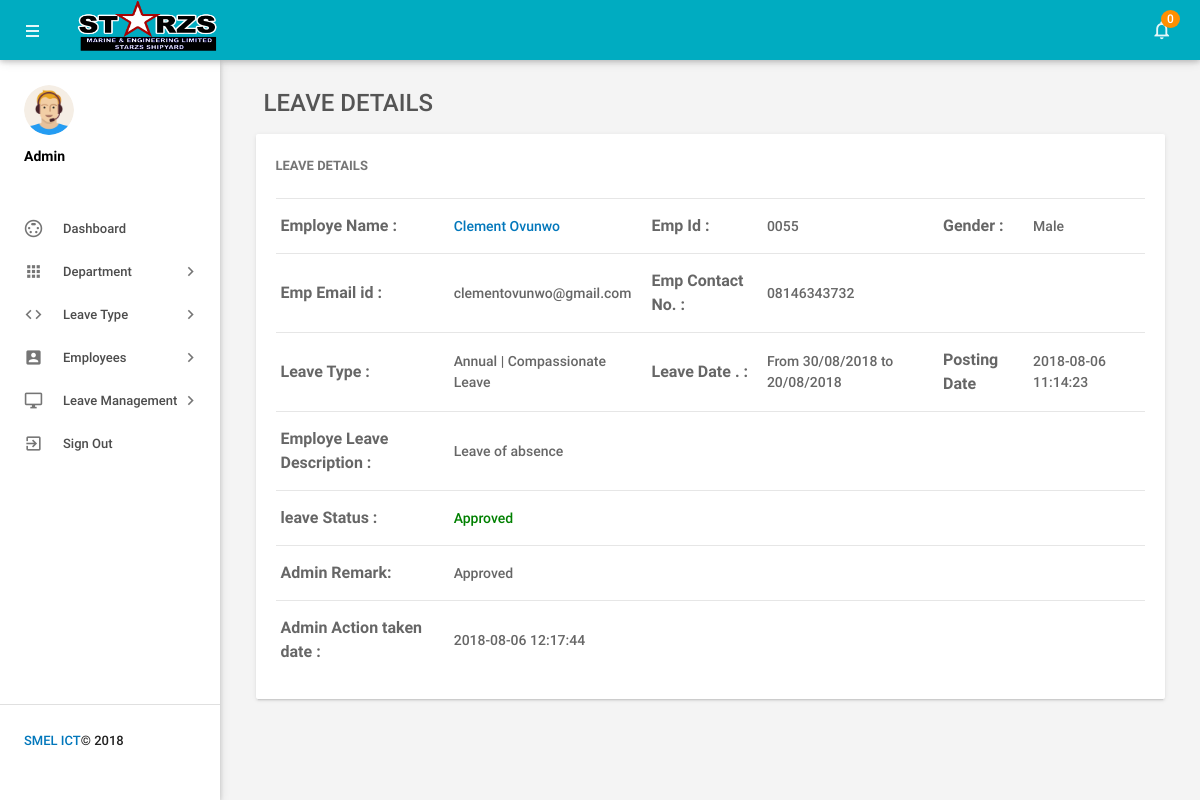
Screenshot of /admin/leave-details.php?leaveid=14 (signed in) with the database file from the repository.
### tables this page shows
CREATE TABLE `tblleaves` (
  `id` int(11) NOT NULL,
  `LeaveType` varchar(110) NOT NULL,
  `ToDate` varchar(120) NOT NULL,
  `FromDate` varchar(120) NOT NULL,
  `Description` mediumtext NOT NULL,
  `PostingDate` timestamp NOT NULL DEFAULT CURRENT_TIMESTAMP,
  `AdminRemark` mediumtext,
  `AdminRemarkDate` varchar(120) DEFAULT NULL,
  `Status` int(1) NOT NULL,
  `IsRead` int(1) NOT NULL,
  `empid` int(11) DEFAULT NULL
);

CREATE TABLE `tblemployees` (
  `id` int(11) NOT NULL,
  `EmpId` varchar(100) NOT NULL,
  `FirstName` varchar(150) NOT NULL,
  `LastName` varchar(150) NOT NULL,
  `EmailId` varchar(200) NOT NULL,
  `Password` varchar(180) NOT NULL,
  `Gender` varchar(100) NOT NULL,
  `Dob` varchar(100) NOT NULL,
  `Department` varchar(255) NOT NULL,
  `Address` varchar(255) NOT NULL,
  `City` varchar(200) NOT NULL,
  `Country` varchar(150) NOT NULL,
  `Phonenumber` char(11) NOT NULL,
  `Status` int(1) NOT NULL,
  `RegDate` timestamp NOT NULL DEFAULT CURRENT_TIMESTAMP
);

### admin/leave-details.php (the view, shortened to what this page needs)
<?php
include('includes/config.php');
if(strlen($_SESSION['alogin'])==0)
    {
header('location:index.php');
}
else{
 ?>
<!DOCTYPE html>
<html lang="en">
    <head>
        <link type="text/css" rel="stylesheet" href="../assets/plugins/materialize/css/materialize.min.css"/>
        <link href="../assets/plugins/material-preloader/css/materialPreloader.min.css" rel="stylesheet">
        <link href="../assets/plugins/datatables/css/jquery.dataTables.min.css" rel="stylesheet">
                <link href="../assets/plugins/google-code-prettify/prettify.css" rel="stylesheet" type="text/css"/>
        <link href="../assets/css/alpha.min.css" rel="stylesheet" type="text/css"/>
        <link href="../assets/css/custom.css" rel="stylesheet" type="text/css"/>
    </head>
    <body>
       <?php include('includes/header.php');?>
       <?php include('includes/sidebar.php');?>
            <main class="mn-inner">
                <div class="row">
                    <div class="col s12">
                        <div class="page-title" style="font-size:24px;">Leave Details</div>
                    </div>
                    <div class="col s12 m12 l12">
                        <div class="card">
                            <div class="card-content">
                                <span class="card-title">Leave Details</span>
                                <table id="example" class="display responsive-table ">
                                    <tbody>
<?php
$lid=intval($_GET['leaveid']);
$sql = "SELECT tblleaves.id as lid,tblemployees.FirstName,tblemployees.LastName,tblemployees.EmpId,tblemployees.id,tblemployees.Gender,tblemployees.Phonenumber,tblemployees.EmailId,tblleaves.LeaveType,tblleaves.ToDate,tblleaves.FromDate,tblleaves.Description,tblleaves.PostingDate,tblleaves.Status,tblleaves.AdminRemark,tblleaves.AdminRemarkDate from tblleaves join tblemployees on tblleaves.empid=tblemployees.id where tblleaves.id=:lid";
$query = $dbh -> prepare($sql);
$query->bindParam(':lid',$lid,PDO::PARAM_STR);
$query->execute();
$results=$query->fetchAll(PDO::FETCH_OBJ);
$cnt=1;
if($query->rowCount() > 0)
{
foreach($results as $result)
{
      ?>
                                        <tr>
                                            <td style="font-size:16px;"> <b>Employe Name :</b></td>
                                              <td><a href="editemployee.php?empid=<?php echo htmlentities($result->id);?>" target="_blank">
                                                <?php echo htmlentities($result->FirstName." ".$result->LastName);?></a></td>
                                              <td style="font-size:16px;"><b>Emp Id :</b></td>
                                              <td><?php echo htmlentities($result->EmpId);?></td>
                                              <td style="font-size:16px;"><b>Gender :</b></td>
                                              <td><?php echo htmlentities($result->Gender);?></td>
                                          </tr>
                                          <tr>
                                             <td style="font-size:16px;"><b>Emp Email id :</b></td>
                                            <td><?php echo htmlentities($result->EmailId);?></td>
                                             <td style="font-size:16px;"><b>Emp Contact No. :</b></td>
                                            <td><?php echo htmlentities($result->Phonenumber);?></td>
                                            <td>&nbsp;</td>
                                             <td>&nbsp;</td>
                                        </tr>
  <tr>
                                             <td style="font-size:16px;"><b>Leave Type :</b></td>
                                            <td><?php echo htmlentities($result->LeaveType);?></td>
                                             <td style="font-size:16px;"><b>Leave Date . :</b></td>
                                            <td>From <?php echo htmlentities($result->FromDate);?> to <?php echo htmlentities($result->ToDate);?></td>
                                            <td style="font-size:16px;"><b>Posting Date</b></td>
                                           <td><?php echo htmlentities($result->PostingDate);?></td>
                                        </tr>
<tr>
                                             <td style="font-size:16px;"><b>Employe Leave Description : </b></td>
                                            <td colspan="5"><?php echo htmlentities($result->Description);?></td>
                                        </tr>
<tr>
<td style="font-size:16px;"><b>leave Status :</b></td>
<td colspan="5"><?php $stats=$result->Status;
if($stats==1){
?>
<span style="color: green">Approved</span>
 <?php } if($stats==2)  { ?>
<span style="color: red">Not Approved</span>
<?php } if($stats==0)  { ?>
 <span style="color: blue">waiting for approval</span>
 <?php } ?>
</td>
</tr>
<tr>
<td style="font-size:16px;"><b>Admin Remark: </b></td>
<td colspan="5"><?php
if($result->AdminRemark==""){
  echo "waiting for Approval";
}
else{
echo htmlentities($result->AdminRemark);
}
?></td>
 </tr>
 <tr>
<td style="font-size:16px;"><b>Admin Action taken date : </b></td>
<td colspan="5"><?php
if($result->AdminRemarkDate==""){
  echo "NA";
}
else{
echo htmlentities($result->AdminRemarkDate);
}
?></td>
 </tr>
                                         <?php $cnt++;} }?>
                                    </tbody>
                                </table>
                            </div>
                        </div>
                    </div>
                </div>
            </main>
        </div>
        <div class="left-sidebar-hover"></div>
    </body>
</html>
<?php } ?>

### rows the page displays
tblleaves: tblemployees.FirstName+LastName "Clement Ovunwo", tblemployees.EmpId "0055", tblemployees.Gender "Male", tblemployees.EmailId "clementovunwo@gmail.com", tblemployees.Phonenumber "08146343732", LeaveType "Annual | Compassionate Leave", FromDate "30/08/2018", ToDate "20/08/2018", PostingDate "2018-08-06 11:14:23", Description "Leave of absence", Status "Approved", AdminRemark "Approved", AdminRemarkDate "2018-08-06 12:17:44"

### other values shown
$unreadcount "0"
